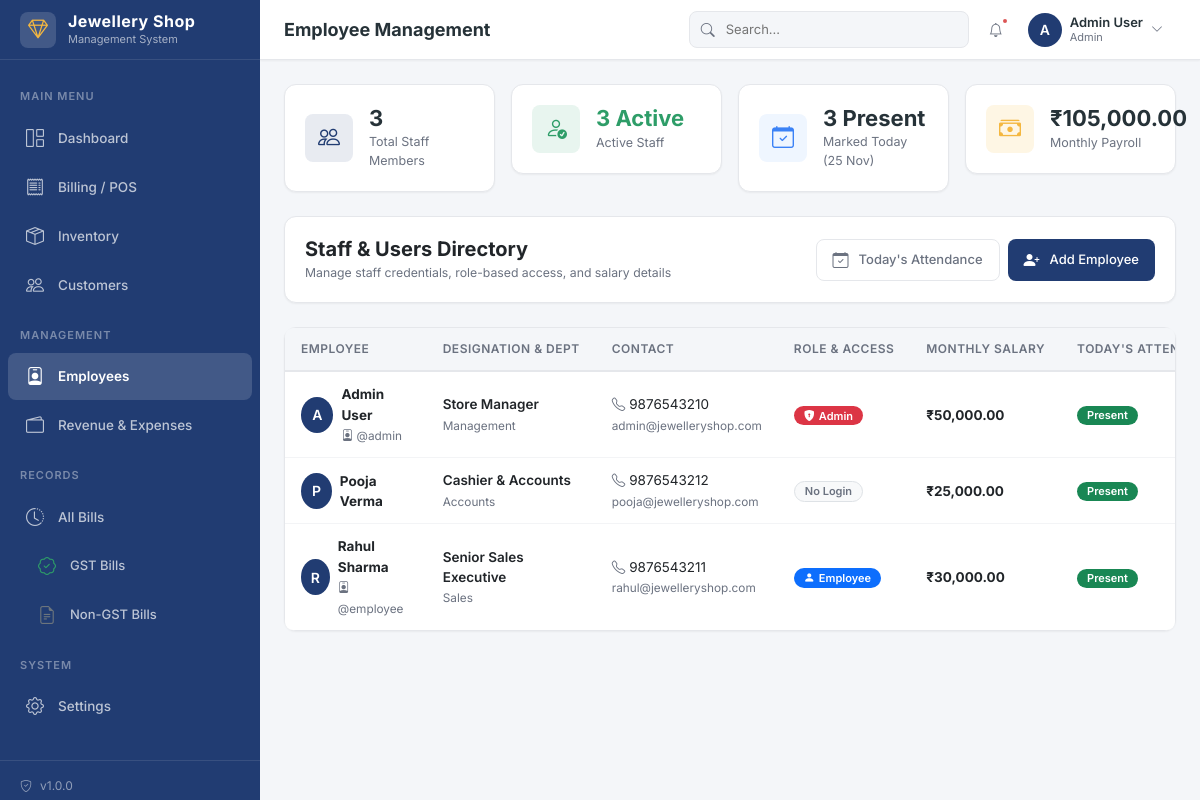
Page /modules/employees/index.php (signed in) on the committed database.
### tables this page shows
CREATE TABLE employees (
    id INT AUTO_INCREMENT PRIMARY KEY,
    user_id INT DEFAULT NULL,
    first_name VARCHAR(100) NOT NULL,
    last_name VARCHAR(100) DEFAULT '',
    email VARCHAR(150) DEFAULT '',
    phone VARCHAR(20) NOT NULL,
    address TEXT,
    designation VARCHAR(100) DEFAULT '',
    department VARCHAR(100) DEFAULT '',
    joining_date DATE DEFAULT NULL,
    salary DECIMAL(12,2) DEFAULT 0.00,
    status ENUM('active', 'inactive', 'terminated') DEFAULT 'active',
    photo VARCHAR(255) DEFAULT '',
    created_at TIMESTAMP DEFAULT CURRENT_TIMESTAMP,
    updated_at TIMESTAMP DEFAULT CURRENT_TIMESTAMP ON UPDATE CURRENT_TIMESTAMP,
    FOREIGN KEY (user_id) REFERENCES users(id) ON DELETE SET NULL,
    INDEX idx_phone (phone),
    INDEX idx_status (status),
    INDEX idx_name (first_name, last_name)
);

CREATE TABLE users (
    id INT AUTO_INCREMENT PRIMARY KEY,
    username VARCHAR(50) NOT NULL UNIQUE,
    password VARCHAR(255) NOT NULL,
    role ENUM('admin', 'employee') NOT NULL DEFAULT 'employee',
    employee_id INT DEFAULT NULL,
    is_active TINYINT(1) DEFAULT 1,
    last_login DATETIME DEFAULT NULL,
    created_at TIMESTAMP DEFAULT CURRENT_TIMESTAMP,
    updated_at TIMESTAMP DEFAULT CURRENT_TIMESTAMP ON UPDATE CURRENT_TIMESTAMP,
    INDEX idx_username (username),
    INDEX idx_role (role),
    INDEX idx_is_active (is_active)
);

CREATE TABLE attendance (
    id INT AUTO_INCREMENT PRIMARY KEY,
    employee_id INT NOT NULL,
    attendance_date DATE NOT NULL,
    status ENUM('present', 'absent', 'half_day', 'leave') DEFAULT 'present',
    check_in TIME DEFAULT NULL,
    check_out TIME DEFAULT NULL,
    notes TEXT,
    created_at TIMESTAMP DEFAULT CURRENT_TIMESTAMP,
    FOREIGN KEY (employee_id) REFERENCES employees(id) ON DELETE CASCADE,
    UNIQUE KEY unique_attendance (employee_id, attendance_date),
    INDEX idx_date (attendance_date),
    INDEX idx_employee_date (employee_id, attendance_date)
);

### config/database.php (called while the page is built, shortened)
<?php
function appUrl($path = '') {
    $scriptName = $_SERVER['SCRIPT_NAME'] ?? '';
    $base = '';
    if (strpos($scriptName, '/POS-Jewellery') === 0) {
        $base = '/POS-Jewellery';
    }
    $path = ltrim($path, '/');
    return $base . ($path ? '/' . $path : '');
}
function url($path = '') {
    return appUrl($path);
}
function sanitize($input) {
    return htmlspecialchars(trim($input), ENT_QUOTES, 'UTF-8');
}
function formatCurrency($amount) {
    return '₹' . number_format((float)$amount, 2);
}

### modules/employees/index.php (the view, shortened to what this page needs)
<?php
require_once __DIR__ . '/../../config/database.php';
$pdo = getDBConnection();
$today = date('Y-m-d');
$sql = "SELECT e.*, u.username, u.role as user_role, u.last_login, a.status as today_attendance
        FROM employees e
        LEFT JOIN users u ON e.id = u.employee_id
        LEFT JOIN attendance a ON e.id = a.employee_id AND a.attendance_date = ?
        ORDER BY e.status ASC, e.first_name ASC";
$stmt = $pdo->prepare($sql);
$stmt->execute([$today]);
$employees = $stmt->fetchAll();
$totalEmp = count($employees);
$activeEmp = 0;
$todayPresent = 0;
$totalSalary = 0.00;
foreach ($employees as $e) {
    if ($e['status'] === 'active') {
        $activeEmp++;
        $totalSalary += (float)$e['salary'];
    }
    if ($e['today_attendance'] === 'present') {
        $todayPresent++;
    }
}
include __DIR__ . '/../../includes/header.php';
?>
<div class="row g-3 mb-4">
    <div class="col-xl-3 col-sm-6">
        <div class="stat-card">
            <div class="stat-icon primary">
                <i class="bi bi-people"></i>
            </div>
            <div class="stat-details">
                <h3><?php echo $totalEmp; ?></h3>
                <p>Total Staff Members</p>
            </div>
        </div>
    </div>
    <div class="col-xl-3 col-sm-6">
        <div class="stat-card">
            <div class="stat-icon success">
                <i class="bi bi-person-check"></i>
            </div>
            <div class="stat-details">
                <h3 class="text-success"><?php echo $activeEmp; ?> Active</h3>
                <p>Active Staff</p>
            </div>
        </div>
    </div>
    <div class="col-xl-3 col-sm-6">
        <div class="stat-card">
            <div class="stat-icon info">
                <i class="bi bi-calendar-check"></i>
            </div>
            <div class="stat-details">
                <h3><?php echo $todayPresent; ?> Present</h3>
                <p>Marked Today (<?php echo date('d M'); ?>)</p>
            </div>
        </div>
    </div>
    <div class="col-xl-3 col-sm-6">
        <div class="stat-card">
            <div class="stat-icon warning">
                <i class="bi bi-cash-stack"></i>
            </div>
            <div class="stat-details">
                <h3><?php echo formatCurrency($totalSalary); ?></h3>
                <p>Monthly Payroll</p>
            </div>
        </div>
    </div>
</div>
<div class="card mb-4">
    <div class="card-body">
        <div class="d-flex justify-content-between align-items-center flex-wrap gap-2">
            <div>
                <h5 class="mb-0 fw-bold text-dark">Staff & Users Directory</h5>
                <small class="text-muted">Manage staff credentials, role-based access, and salary details</small>
            </div>
            <div class="d-flex gap-2">
                <a href="<?php echo url('modules/employees/attendance.php'); ?>" class="btn btn-outline-secondary">
                    <i class="bi bi-calendar-check me-1"></i> Today's Attendance
                </a>
                <a href="<?php echo url('modules/employees/add.php'); ?>" class="btn btn-primary">
                    <i class="bi bi-person-plus-fill me-1"></i> Add Employee
                </a>
            </div>
        </div>
    </div>
</div>
<div class="card">
    <div class="card-body p-0">
        <div class="table-container">
            <table class="table align-middle mb-0">
                <thead>
                    <tr>
                        <th>Employee</th>
                        <th>Designation & Dept</th>
                        <th>Contact</th>
                        <th>Role & Access</th>
                        <th>Monthly Salary</th>
                        <th>Today's Attendance</th>
                    </tr>
                </thead>
                <tbody>
                    <?php if (empty($employees)): ?>
                    <tr>
                        <td colspan="8" class="text-center py-5 text-muted">
                            No employees found.
                        </td>
                    </tr>
                    <?php else: ?>
                    <?php foreach ($employees as $e): ?>
                    <tr>
                        <td>
                            <div class="d-flex align-items-center gap-2">
                                <div class="user-avatar" style="width: 36px; height: 36px;">
                                    <?php echo strtoupper(substr($e['first_name'], 0, 1)); ?>
                                </div>
                                <div>
                                    <strong class="text-dark d-block"><?php echo sanitize($e['first_name'] . ' ' . $e['last_name']); ?></strong>
                                    <?php if ($e['username']): ?>
                                    <small class="text-muted"><i class="bi bi-person-badge"></i> @<?php echo sanitize($e['username']); ?></small>
                                    <?php endif; ?>
                                </div>
                            </div>
                        </td>
                        <td>
                            <div class="fw-semibold text-dark"><?php echo sanitize($e['designation'] ?: 'Staff'); ?></div>
                            <small class="text-muted"><?php echo sanitize($e['department'] ?: 'Showroom'); ?></small>
                        </td>
                        <td>
                            <div class="text-dark"><i class="bi bi-telephone text-muted me-1"></i><?php echo sanitize($e['phone']); ?></div>
                            <?php if ($e['email']): ?>
                            <small class="text-muted"><?php echo sanitize($e['email']); ?></small>
                            <?php endif; ?>
                        </td>
                        <td>
                            <?php if ($e['user_role'] === 'admin'): ?>
                            <span class="badge bg-danger"><i class="bi bi-shield-lock-fill me-1"></i>Admin</span>
                            <?php elseif ($e['user_role'] === 'employee'): ?>
                            <span class="badge bg-primary"><i class="bi bi-person-fill me-1"></i>Employee</span>
                            <?php else: ?>
                            <span class="badge bg-light text-muted border">No Login</span>
                            <?php endif; ?>
                        </td>
                        <td>
                            <strong class="text-dark"><?php echo formatCurrency($e['salary']); ?></strong>
                        </td>
                        <td>
                            <?php if ($e['today_attendance'] === 'present'): ?>
                            <span class="badge bg-success">Present</span>
                            <?php elseif ($e['today_attendance'] === 'absent'): ?>
                            <span class="badge bg-danger">Absent</span>
                            <?php elseif ($e['today_attendance'] === 'half_day'): ?>
                            <span class="badge bg-warning text-dark">Half Day</span>
                            <?php elseif ($e['today_attendance'] === 'leave'): ?>
                            <span class="badge bg-secondary">On Leave</span>
                            <?php else: ?>
                            <span class="badge bg-light text-muted border">Not Marked</span>
                            <?php endif; ?>
                        </td>
                    </tr>
                    <?php endforeach; ?>
                    <?php endif; ?>
                </tbody>
            </table>
        </div>
    </div>
</div>
<?php include __DIR__ . '/../../includes/footer.php'; ?>

### assets/css/style.css (style rules this page uses)
:root { --primary: #213C72; --primary-light: #2d4f94; --primary-dark: #182c54; --secondary: #F4F6F9; --background: #FFFFFF; --success: #2E9D68; --success-light: #e8f5ef; --warning: #F4B740; --warning-light: #fef6e4; --danger: #DC5555; --danger-light: #fce8e8; --info: #3B82F6; --info-light: #eff6ff; --text: #263238; --text-muted: #6B7280; --text-light: #9CA3AF; --border: #E5E7EB; --border-light: #F3F4F6; --sidebar-width: 260px; --topbar-height: 60px; --shadow-sm: 0 1px 2px rgba(0,0,0,0.05); --shadow: 0 1px 3px rgba(0,0,0,0.1), 0 1px 2px rgba(0,0,0,0.06); --shadow-md: 0 4px 6px -1px rgba(0,0,0,0.1), 0 2px 4px -1px rgba(0,0,0,0.06); --shadow-lg: 0 10px 15px -3px rgba(0,0,0,0.1), 0 4px 6px -2px rgba(0,0,0,0.05); --radius: 8px; --radius-sm: 4px; --radius-lg: 12px; --transition: all 0.2s ease; }
* { margin: 0; padding: 0; box-sizing: border-box; }
body { font-family: 'Inter', -apple-system, BlinkMacSystemFont, 'Segoe UI', Roboto, sans-serif; font-size: 14px; color: var(--text); background: var(--secondary); line-height: 1.5; overflow-x: hidden; }
a { color: var(--primary); text-decoration: none; transition: var(--transition); }
.user-avatar { width: 34px; height: 34px; border-radius: 50%; background: var(--primary); color: #fff; display: flex; align-items: center; justify-content: center; font-size: 14px; font-weight: 600; }
.card { background: var(--background); border: 1px solid var(--border); border-radius: var(--radius-lg); box-shadow: var(--shadow-sm); margin-bottom: 24px; transition: var(--transition); }
.card-body { padding: 20px; }
.stat-card { background: var(--background); border: 1px solid var(--border); border-radius: var(--radius-lg); padding: 20px; display: flex; align-items: center; gap: 16px; transition: var(--transition); box-shadow: var(--shadow-sm); }
.stat-card .stat-icon { width: 48px; height: 48px; border-radius: var(--radius); display: flex; align-items: center; justify-content: center; font-size: 22px; flex-shrink: 0; }
.stat-card .stat-icon.primary { background: rgba(33,60,114,0.1); color: var(--primary); }
.stat-card .stat-icon.success { background: var(--success-light); color: var(--success); }
.stat-card .stat-icon.warning { background: var(--warning-light); color: var(--warning); }
.stat-card .stat-icon.info { background: var(--info-light); color: var(--info); }
.stat-card .stat-details h3 { font-size: 22px; font-weight: 700; margin: 0; line-height: 1.2; }
.stat-card .stat-details p { font-size: 12.5px; color: var(--text-muted); margin: 2px 0 0; }
.table-container { overflow-x: auto; border-radius: var(--radius); }
.table { width: 100%; font-size: 13.5px; margin: 0; }
.table thead th { background: var(--secondary); font-weight: 600; font-size: 12px; text-transform: uppercase; letter-spacing: 0.5px; color: var(--text-muted); padding: 12px 16px; border-bottom: 2px solid var(--border); white-space: nowrap; }
.table tbody td { padding: 12px 16px; vertical-align: middle; border-bottom: 1px solid var(--border-light); }
.table tbody tr:last-child td { border-bottom: none; }
.btn { font-size: 13px; font-weight: 500; padding: 8px 16px; border-radius: var(--radius); transition: var(--transition); display: inline-flex; align-items: center; gap: 6px; border: none; cursor: pointer; }
.btn i { font-size: 16px; }
.btn-primary { background: var(--primary); color: #fff; }
.btn-outline-secondary { background: transparent; border: 1px solid var(--border); color: var(--text-muted); }
.badge { font-size: 11px; font-weight: 600; padding: 4px 10px; border-radius: 20px; }
.text-success { color: var(--success) !important; }
.text-muted { color: var(--text-muted) !important; }

### rows in the picture
employees: first_name "A", first_name+last_name "Admin User", users.username "admin", designation "Store Manager", department "Management", phone "9876543210", email "admin@jewelleryshop.com", salary "₹50,000.00"
attendance: employee.first_name "P", employee.last_name "Pooja Verma", employee.designation "Cashier & Accounts", employee.department "Accounts", employee.phone "9876543212", employee.email "pooja@jewelleryshop.com", shows "No Login", employee.salary "₹25,000.00", status "Present"
employees: first_name "R", first_name+last_name "Rahul Sharma", users.username "employee", designation "Senior Sales Executive", department "Sales", phone "9876543211", email "rahul@jewelleryshop.com", shows "Employee", salary "₹30,000.00"

### other values in the picture
getSetting('shop_name', 'Jewellery ERP') "Jewellery Shop"
APP_VERSION "1.0.0"
$pageTitle "Employee Management"
substr($currentUser['name'], 0, 1) "A"
$currentUser['name'] "Admin User"
$currentUser['role'] "Admin"
$totalEmp "3"
$activeEmp "3"
$todayPresent "3"
formatCurrency($totalSalary) "₹105,000.00"
